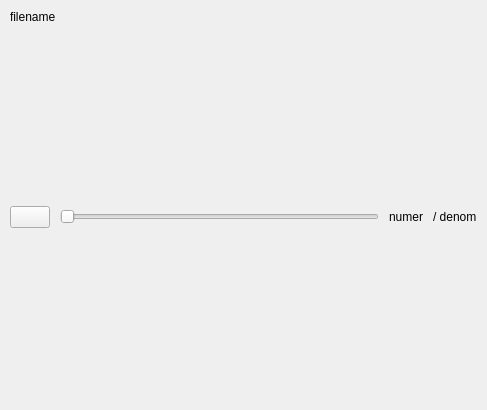
<?xml version="1.0" encoding="UTF-8"?>
<ui version="4.0">
 <class>BagBlowserWidget</class>
 <widget class="QWidget" name="BagBlowserWidget">
  <property name="windowModality">
   <enum>Qt::NonModal</enum>
  </property>
  <property name="geometry">
   <rect>
    <x>0</x>
    <y>0</y>
    <width>487</width>
    <height>410</height>
   </rect>
  </property>
  <property name="sizePolicy">
   <sizepolicy hsizetype="Expanding" vsizetype="Expanding">
    <horstretch>0</horstretch>
    <verstretch>0</verstretch>
   </sizepolicy>
  </property>
  <property name="acceptDrops">
   <bool>true</bool>
  </property>
  <property name="windowTitle">
   <string>Bag Browser</string>
  </property>
  <layout class="QVBoxLayout" name="baseLayout">
   <property name="spacing">
    <number>10</number>
   </property>
   <property name="leftMargin">
    <number>10</number>
   </property>
   <property name="topMargin">
    <number>10</number>
   </property>
   <property name="rightMargin">
    <number>10</number>
   </property>
   <property name="bottomMargin">
    <number>10</number>
   </property>
   <item>
    <layout class="QVBoxLayout" name="verticalLayout">
     <item>
      <widget class="QLabel" name="qt_filename_label">
       <property name="sizePolicy">
        <sizepolicy hsizetype="Preferred" vsizetype="Fixed">
         <horstretch>0</horstretch>
         <verstretch>0</verstretch>
        </sizepolicy>
       </property>
       <property name="text">
        <string>filename</string>
       </property>
      </widget>
     </item>
     <item>
      <layout class="QGridLayout" name="qt_imgs_gridlayout"/>
     </item>
     <item>
      <layout class="QHBoxLayout" name="horizontalLayout">
       <property name="sizeConstraint">
        <enum>QLayout::SetFixedSize</enum>
       </property>
       <item>
        <widget class="QPushButton" name="qt_play_btn">
         <property name="text">
          <string/>
         </property>
         <property name="icon">
          <iconset theme="media-playback-start"/>
         </property>
         <property name="iconSize">
          <size>
           <width>32</width>
           <height>16</height>
          </size>
         </property>
        </widget>
       </item>
       <item>
        <widget class="QSlider" name="qt_seekbar_slider">
         <property name="orientation">
          <enum>Qt::Horizontal</enum>
         </property>
        </widget>
       </item>
       <item>
        <widget class="QLabel" name="qt_time_numer_label">
         <property name="sizePolicy">
          <sizepolicy hsizetype="Minimum" vsizetype="Preferred">
           <horstretch>0</horstretch>
           <verstretch>0</verstretch>
          </sizepolicy>
         </property>
         <property name="text">
          <string>numer</string>
         </property>
        </widget>
       </item>
       <item>
        <widget class="QLabel" name="qt_time_denom_label">
         <property name="sizePolicy">
          <sizepolicy hsizetype="Minimum" vsizetype="Preferred">
           <horstretch>0</horstretch>
           <verstretch>0</verstretch>
          </sizepolicy>
         </property>
         <property name="text">
          <string>/ denom</string>
         </property>
        </widget>
       </item>
      </layout>
     </item>
    </layout>
   </item>
  </layout>
 </widget>
 <resources/>
 <connections/>
</ui>
